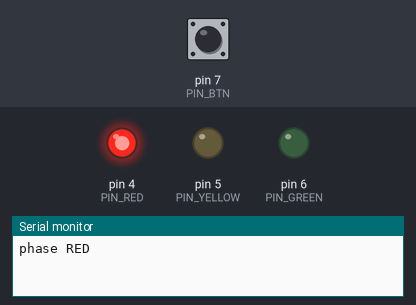
Bench run of a sketch on a simulated Arduino Uno, built with avr-gcc and run on an emulated ATmega328P. On the bench: output pins drawn as LEDs (lit = HIGH), the last lines printed to the serial monitor. Inputs (shaded band) come from the test bench; at power-on: pin 7 (PIN_BTN) HIGH.

Above: at 2.5 s.
At 7.5 s:
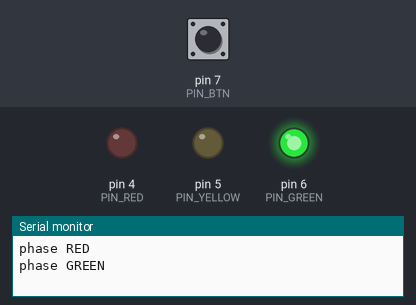
At 11.0 s:
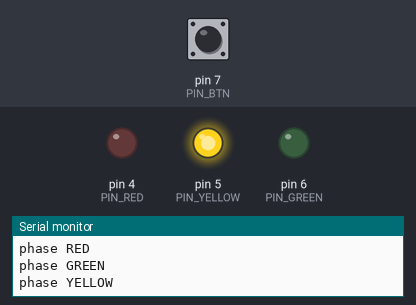
Timing chart, 0 to 15.6 s (numbered marks = the images above):
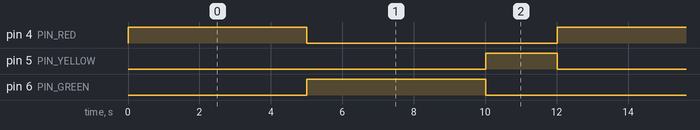

Measured:
- by itself, pin 4 (PIN_RED), pin 6 (PIN_GREEN): alternates HIGH for 5.0 s and LOW for 7.0 s
- by itself, pin 5 (PIN_YELLOW): alternates HIGH for 2.0 s and LOW for 10.0 s
- by itself, everything shown: repeats every 12.0 s, in 3 steps

The sketch:

sketch.ino
```cpp
// Hand-written example: traffic light state machine (red 5 s -> green 5 s -> yellow 2 s).
// Pedestrian button (D7, INPUT_PULLUP) shortens the current green phase.
const int PIN_RED = 4, PIN_YELLOW = 5, PIN_GREEN = 6, PIN_BTN = 7;
enum Phase { RED, GREEN, YELLOW };
const unsigned long DURATION_MS[] = { 5000, 5000, 2000 };
Phase phase = RED;
unsigned long phaseStart;

void show(Phase p) {
  digitalWrite(PIN_RED, p == RED);
  digitalWrite(PIN_YELLOW, p == YELLOW);
  digitalWrite(PIN_GREEN, p == GREEN);
  Serial.print("phase "); Serial.println(p == RED ? "RED" : p == GREEN ? "GREEN" : "YELLOW");
}

void setup() {
  Serial.begin(115200);
  pinMode(PIN_RED, OUTPUT); pinMode(PIN_YELLOW, OUTPUT); pinMode(PIN_GREEN, OUTPUT);
  pinMode(PIN_BTN, INPUT_PULLUP);
  show(phase);
  phaseStart = millis();
}

void loop() {
  unsigned long limit = DURATION_MS[phase];
  if (phase == GREEN && digitalRead(PIN_BTN) == LOW && limit > 1000) limit = 1000;
  if (millis() - phaseStart >= limit) {
    phase = phase == RED ? GREEN : phase == GREEN ? YELLOW : RED;
    show(phase);
    phaseStart = millis();
  }
  delay(10);
}
```
